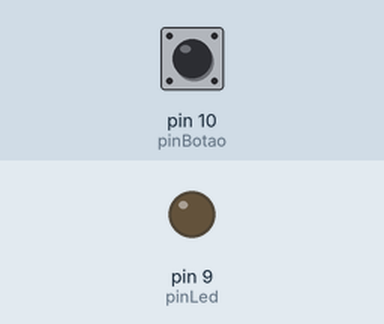
Recording of a sketch running on a simulated Arduino Uno, built with avr-gcc and run on an emulated ATmega328P. Shown: output pins drawn as LEDs (lit = HIGH). The inputs (shaded band) are chosen by the test bench; at power-on: pin 10 (pinBotao) LOW.

Above: at 1.2 s.
1.3 s: pin 10 (pinBotao) pulled HIGH for 0.15 s
At 1.37 s:
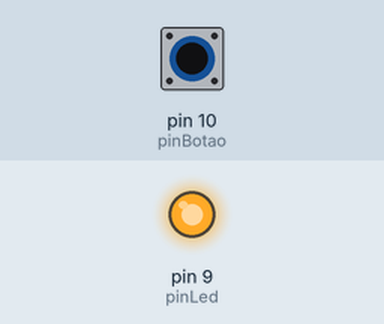
2.9 s: pin 10 (pinBotao) pulled HIGH for 3.2 s
At 7.3 s:
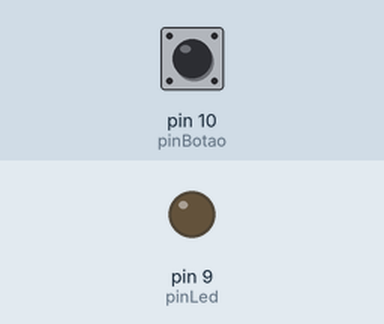
Timing chart, 0 to 8.8 s (numbered marks = the images above; inputs shaded):
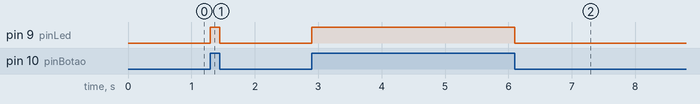

Measured:
- after the input at 1.3 s, pin 9 (pinLed): LOW → HIGH at once, → LOW 0.15 s later
- after the input at 2.9 s, pin 9 (pinLed): LOW → HIGH at once, → LOW 3.2 s later

The sketch:

aula_33_bot_o_sem_ru_do1.ino
```cpp
#define pinLed 9
#define pinBotao 10

unsigned long tempoAtual, tempoInicial;
unsigned int valor = 0;
bool botaoPressionado = false;

void setup() {
  pinMode(pinBotao, INPUT);
  pinMode(pinLed, OUTPUT);
  Serial.begin(9600);
}

void loop() {
  tempoAtual = millis();
  bool statusBotao = digitalRead(pinBotao);

  digitalWrite(pinLed, statusBotao);

  if (statusBotao && !botaoPressionado) {
    if (tempoAtual - tempoInicial < 50){
    	tempoInicial = tempoAtual;
        valor++;
        Serial.println(valor);
        botaoPressionado = true;
    }
  }

  if (!statusBotao) botaoPressionado = false;
}
```
